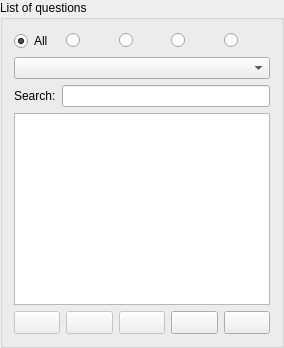
           <widget class="QGroupBox" name="LQGroupBox" >
            <property name="sizePolicy" >
             <sizepolicy vsizetype="MinimumExpanding" hsizetype="Maximum" >
              <horstretch>0</horstretch>
              <verstretch>0</verstretch>
             </sizepolicy>
            </property>
            <property name="title" >
             <string>List of questions</string>
            </property>
            <layout class="QVBoxLayout" >
             <item>
              <layout class="QHBoxLayout" >
               <property name="spacing" >
                <number>6</number>
               </property>
               <item>
                <widget class="QRadioButton" name="LQAllRadioButton" >
                 <property name="statusTip" >
                  <string>Show all questions</string>
                 </property>
                 <property name="text" >
                  <string>All</string>
                 </property>
                 <property name="checked" >
                  <bool>true</bool>
                 </property>
                </widget>
               </item>
               <item>
                <widget class="QRadioButton" name="LQEasyRadioButton" >
                 <property name="statusTip" >
                  <string>Show easy questions only</string>
                 </property>
                 <property name="text" >
                  <string/>
                 </property>
                 <property name="icon" >
                  <iconset resource="resources.qrc" >
                   <normaloff>:/images/images/easy.png</normaloff>:/images/images/easy.png</iconset>
                 </property>
                 <property name="iconSize" >
                  <size>
                   <width>16</width>
                   <height>16</height>
                  </size>
                 </property>
                </widget>
               </item>
               <item>
                <widget class="QRadioButton" name="LQMediumRadioButton" >
                 <property name="statusTip" >
                  <string>Show questions with medium difficulty only</string>
                 </property>
                 <property name="text" >
                  <string/>
                 </property>
                 <property name="icon" >
                  <iconset resource="resources.qrc" >
                   <normaloff>:/images/images/medium.png</normaloff>:/images/images/medium.png</iconset>
                 </property>
                 <property name="iconSize" >
                  <size>
                   <width>16</width>
                   <height>16</height>
                  </size>
                 </property>
                </widget>
               </item>
               <item>
                <widget class="QRadioButton" name="LQDifficultRadioButton" >
                 <property name="statusTip" >
                  <string>Show difficult questions only</string>
                 </property>
                 <property name="text" >
                  <string/>
                 </property>
                 <property name="icon" >
                  <iconset resource="resources.qrc" >
                   <normaloff>:/images/images/difficult.png</normaloff>:/images/images/difficult.png</iconset>
                 </property>
                 <property name="iconSize" >
                  <size>
                   <width>16</width>
                   <height>16</height>
                  </size>
                 </property>
                </widget>
               </item>
               <item>
                <widget class="QRadioButton" name="LQFlagRadioButton" >
                 <property name="statusTip" >
                  <string>Show questions with the selected flag only</string>
                 </property>
                 <property name="text" >
                  <string/>
                 </property>
                 <property name="icon" >
                  <iconset resource="resources.qrc" >
                   <normaloff>:/images/images/flag.png</normaloff>:/images/images/flag.png</iconset>
                 </property>
                 <property name="iconSize" >
                  <size>
                   <width>16</width>
                   <height>16</height>
                  </size>
                 </property>
                </widget>
               </item>
              </layout>
             </item>
             <item>
              <widget class="QComboBox" name="LQFlagComboBox" >
               <property name="statusTip" >
                <string>Select the flag to filter the list below</string>
               </property>
              </widget>
             </item>
             <item>
              <layout class="QHBoxLayout" >
               <property name="spacing" >
                <number>6</number>
               </property>
               <item>
                <widget class="QLabel" name="label_search" >
                 <property name="text" >
                  <string>Search:</string>
                 </property>
                </widget>
               </item>
               <item>
                <widget class="ExtendedLineEdit" name="LQSearchLineEdit" >
                 <property name="statusTip" >
                  <string>Type a keyword to filter the list below</string>
                 </property>
                </widget>
               </item>
              </layout>
             </item>
             <item>
              <widget class="QListWidget" name="LQListWidget" >
               <property name="statusTip" >
                <string>Select a question to edit</string>
               </property>
              </widget>
             </item>
             <item>
              <layout class="QHBoxLayout" >
               <property name="spacing" >
                <number>6</number>
               </property>
               <item>
                <widget class="QToolButton" name="tbtnAddQuestion" >
                 <property name="enabled" >
                  <bool>false</bool>
                 </property>
                 <property name="sizePolicy" >
                  <sizepolicy vsizetype="Fixed" hsizetype="Preferred" >
                   <horstretch>0</horstretch>
                   <verstretch>0</verstretch>
                  </sizepolicy>
                 </property>
                 <property name="statusTip" >
                  <string>Add a question</string>
                 </property>
                 <property name="icon" >
                  <iconset resource="resources.qrc" >
                   <normaloff>:/images/images/filenew.png</normaloff>:/images/images/filenew.png</iconset>
                 </property>
                 <property name="iconSize" >
                  <size>
                   <width>16</width>
                   <height>16</height>
                  </size>
                 </property>
                </widget>
               </item>
               <item>
                <widget class="QToolButton" name="tbtnDuplicateQuestion" >
                 <property name="enabled" >
                  <bool>false</bool>
                 </property>
                 <property name="sizePolicy" >
                  <sizepolicy vsizetype="Fixed" hsizetype="Preferred" >
                   <horstretch>0</horstretch>
                   <verstretch>0</verstretch>
                  </sizepolicy>
                 </property>
                 <property name="statusTip" >
                  <string>Duplicate the selected question</string>
                 </property>
                 <property name="icon" >
                  <iconset resource="resources.qrc" >
                   <normaloff>:/images/images/editcopy.png</normaloff>:/images/images/editcopy.png</iconset>
                 </property>
                 <property name="iconSize" >
                  <size>
                   <width>16</width>
                   <height>16</height>
                  </size>
                 </property>
                </widget>
               </item>
               <item>
                <widget class="QToolButton" name="tbtnDeleteQuestion" >
                 <property name="enabled" >
                  <bool>false</bool>
                 </property>
                 <property name="sizePolicy" >
                  <sizepolicy vsizetype="Fixed" hsizetype="Preferred" >
                   <horstretch>0</horstretch>
                   <verstretch>0</verstretch>
                  </sizepolicy>
                 </property>
                 <property name="statusTip" >
                  <string>Delete the selected question</string>
                 </property>
                 <property name="icon" >
                  <iconset resource="resources.qrc" >
                   <normaloff>:/images/images/editdelete.png</normaloff>:/images/images/editdelete.png</iconset>
                 </property>
                 <property name="iconSize" >
                  <size>
                   <width>16</width>
                   <height>16</height>
                  </size>
                 </property>
                </widget>
               </item>
               <item>
                <widget class="QToolButton" name="tbtnMoveUp" >
                 <property name="sizePolicy" >
                  <sizepolicy vsizetype="Fixed" hsizetype="Preferred" >
                   <horstretch>0</horstretch>
                   <verstretch>0</verstretch>
                  </sizepolicy>
                 </property>
                 <property name="statusTip" >
                  <string>Move the selected question up</string>
                 </property>
                 <property name="icon" >
                  <iconset resource="resources.qrc" >
                   <normaloff>:/images/images/up.png</normaloff>:/images/images/up.png</iconset>
                 </property>
                 <property name="iconSize" >
                  <size>
                   <width>16</width>
                   <height>16</height>
                  </size>
                 </property>
                </widget>
               </item>
               <item>
                <widget class="QToolButton" name="tbtnMoveDown" >
                 <property name="sizePolicy" >
                  <sizepolicy vsizetype="Fixed" hsizetype="Preferred" >
                   <horstretch>0</horstretch>
                   <verstretch>0</verstretch>
                  </sizepolicy>
                 </property>
                 <property name="statusTip" >
                  <string>Move the selected question down</string>
                 </property>
                 <property name="icon" >
                  <iconset resource="resources.qrc" >
                   <normaloff>:/images/images/down.png</normaloff>:/images/images/down.png</iconset>
                 </property>
                 <property name="iconSize" >
                  <size>
                   <width>16</width>
                   <height>16</height>
                  </size>
                 </property>
                </widget>
               </item>
              </layout>
             </item>
            </layout>
           </widget>
